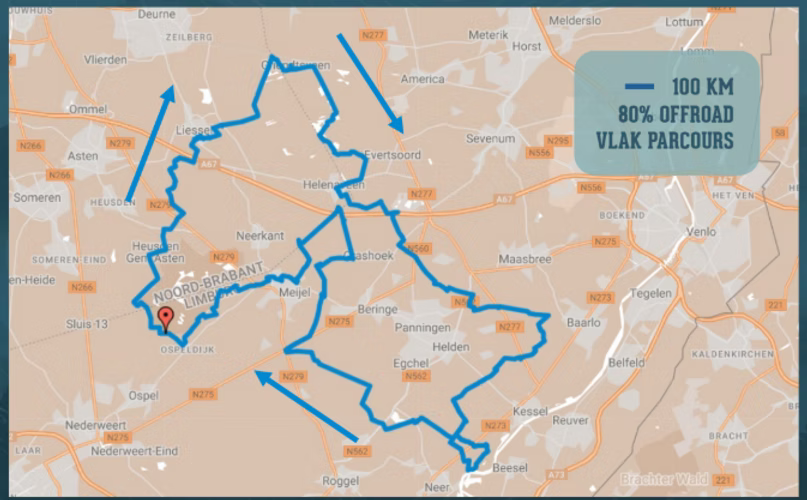
#> input picture input.png, 807 x 500 px
$ python img_to_line.py input.png --start-x 5 --start-y 5
#> lines starting #> are read from the running program, lines starting #| are printed output that depends on the picture; after the words box and inside, x2 and y2 are one past the last pixel; in counts of white or black regions, pixels touching at a corner belong together
from typing import Tuple, List
import cv2
import numpy as np
import svgwrite
import argparse
from pathlib import Path
from skimage.morphology import skeletonize

# Constants
DEFAULT_SIMPLIFICATION_EPSILON = 0.003

def preprocess_image(image_path: Path) -> Tuple[np.ndarray, np.ndarray]:
    """Read image and convert to HSV."""
    img = cv2.imread(str(image_path))
#> img is the input picture: shape (500, 807, 3); mean B, G, R 174.6, 186.5, 198.1
    if img is None:
        raise ValueError(f"Could not read image at {image_path}")

    hsv = cv2.cvtColor(img, cv2.COLOR_BGR2HSV)
#> hsv: shape (500, 807, 3); mean H, S, V 25.5, 54, 207.6
    return img, hsv

def detect_path(img: np.ndarray, hsv: np.ndarray,
                start_x: int, start_y: int) -> List[np.ndarray]:
    """Find path starting from given point."""
#> called with start_x = 5, start_y = 5
    start_point = (start_x, start_y)

    # Get colors at start point
    bgr_at_point = img[start_point[1], start_point[0]]
#> bgr_at_point = [106, 90, 44]
    hsv_at_point = hsv[start_point[1], start_point[0]]
#> hsv_at_point = [98, 149, 106]

    # Create color masks
    h, s, v = map(int, hsv_at_point)
#> h = 98; s = 149; v = 106
    hsv_lower = np.array([
        max(0, h-10),
        max(0, s-30),
        max(0, v-30)
    ])
#> hsv_lower = [88, 119, 76]
    hsv_upper = np.array([
        min(179, h+10),
        min(255, s+30),
        min(255, v+30)
    ])
#> hsv_upper = [108, 179, 136]

    b, g, r = map(int, bgr_at_point)
#> b = 106; g = 90; r = 44
    bgr_lower = np.array([
        max(0, b-20),
        max(0, g-20),
        max(0, r-20)
    ])
#> bgr_lower = [86, 70, 24]
    bgr_upper = np.array([
        min(255, b+20),
        min(255, g+20),
        min(255, r+20)
    ])
#> bgr_upper = [126, 110, 64]

    # Apply masks and skeletonize
    hsv_mask = cv2.inRange(hsv, hsv_lower, hsv_upper)
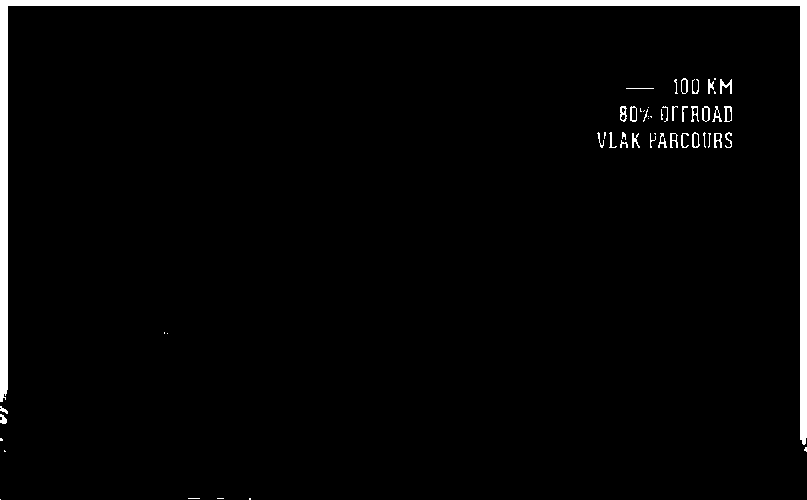
#> hsv_mask: shape (500, 807); 3.1% white; 53 white regions (22 under 20 px), largest, box (x1, y1, x2, y2) and area: (0, 0, 807, 445) 11030, (720, 79, 732, 94) 86, (714, 133, 722, 148) 68
    bgr_mask = cv2.inRange(img, bgr_lower, bgr_upper)
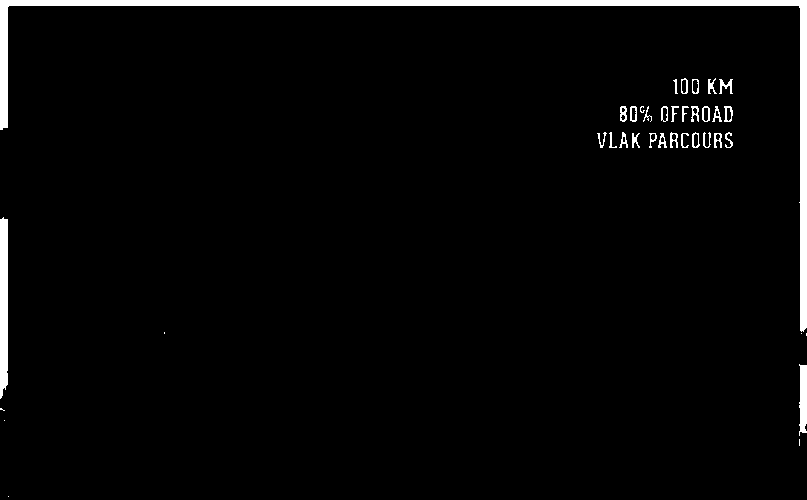
#> bgr_mask: shape (500, 807); 2.9% white; 38 white regions (8 under 20 px), largest, box (x1, y1, x2, y2) and area: (0, 0, 807, 332) 8099, (0, 217, 8, 399) 1380, (799, 364, 807, 436) 478
    mask = cv2.bitwise_or(hsv_mask, bgr_mask)
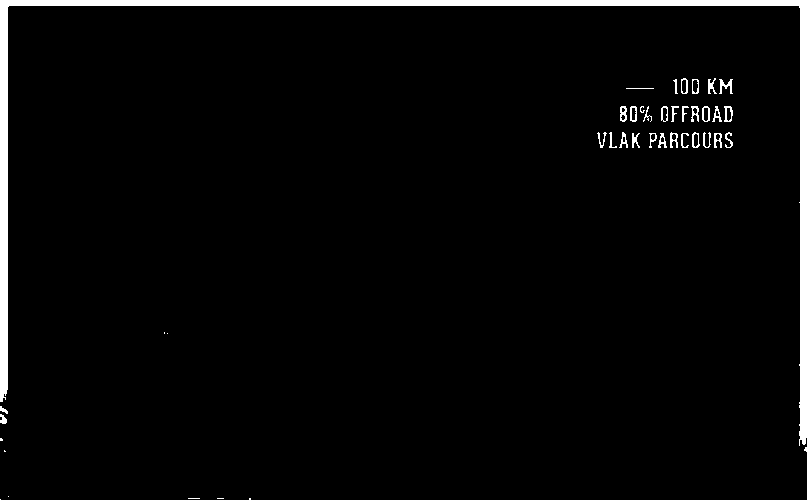
#> mask: shape (500, 807); 3.2% white; 42 white regions (11 under 20 px), largest, box (x1, y1, x2, y2) and area: (0, 0, 807, 446) 11055, (719, 79, 733, 94) 97, (620, 106, 627, 122) 76
    skeleton = skeletonize(mask > 0)
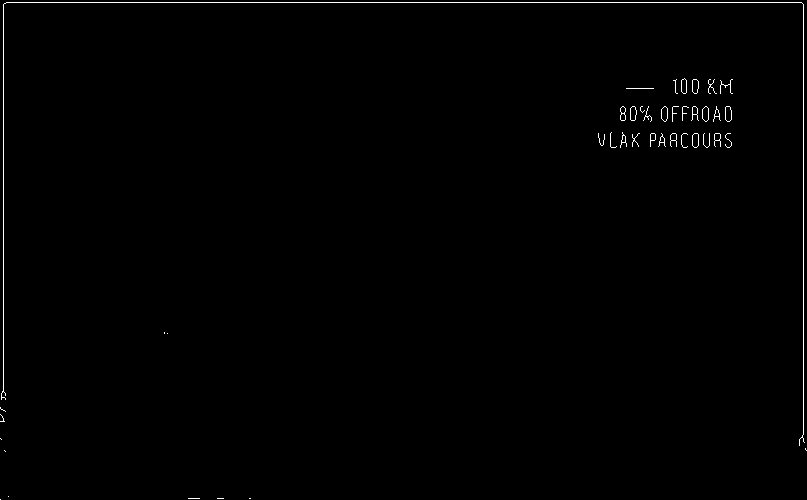
#> skeleton: shape (500, 807) bool; 0.63% white in thin lines or dots

    # Find contours
    contours, _ = cv2.findContours(skeleton.astype(np.uint8),
                                 cv2.RETR_EXTERNAL,
                                 cv2.CHAIN_APPROX_SIMPLE)
#> contours = 42 contours, 27 with area under 20; largest, box (x1, y1, x2, y2) and area: (725, 106, 732, 122) 82, (692, 133, 699, 148) 78, (702, 106, 709, 122) 77, (661, 106, 668, 122) 76, (692, 79, 699, 94) 74

    # Find contour closest to start point
    if contours:
        best_contour = None
        min_distance = float('inf')

        for contour in contours:
            contour_mask = np.zeros_like(skeleton, dtype=np.uint8)
            cv2.drawContours(contour_mask, [contour], -1, (255,), 1)

            y_indices, x_indices = np.where(contour_mask > 0)
            if len(x_indices) > 0:
                distances = np.sqrt((x_indices - start_x)**2 + (y_indices - start_y)**2)
                min_dist = np.min(distances)

                if min_dist < min_distance:
                    min_distance = min_dist
                    best_contour = contour
#> this loop made 42 passes
#> (y_indices, x_indices, distances, min_dist, min_distance, best_contour) on passes 1, 5, 6, 8, 11, 12: ([499], [0], [494], 494, 494, [[0, 499]]), ([496], [8], [491], 491, 491, [[8, 496]]), ([450, 451], [4, 5], [445, 446], 445, 445, [[4, 450], [5, 451]]), ([438, 439], [0, 1], [433, 434], 433, 433, [[0, 438], [1, 439]]), ([333], [167], [365.8], 365.8, 365.8, [[167, 333]]), ([332, 333], [164, 164], [363.6, 364.5], 363.6, 363.6, [[164, 332], [164, 333]])
#> (contour, y_indices, x_indices, distances, min_dist) on passes 2, 3, 7: ([[249, 498], [250, 498]], [498, 498], [249, 250], [550.1, 550.5], 550.1), ([[217, 498], [223, 498]], [498, 498, 498, 498, 498, 498, 498], [217, 218, 219, 220, 221, 222, 223], [536.6, 537, 537.4, 537.8, 538.2, 538.6, 539], 536.6), ([[805, 448], [805, 449], [806, 450], [805, 449]], [448, 449, 450], [805, 805, 806], [914.5, 915, 916.3], 914.5)
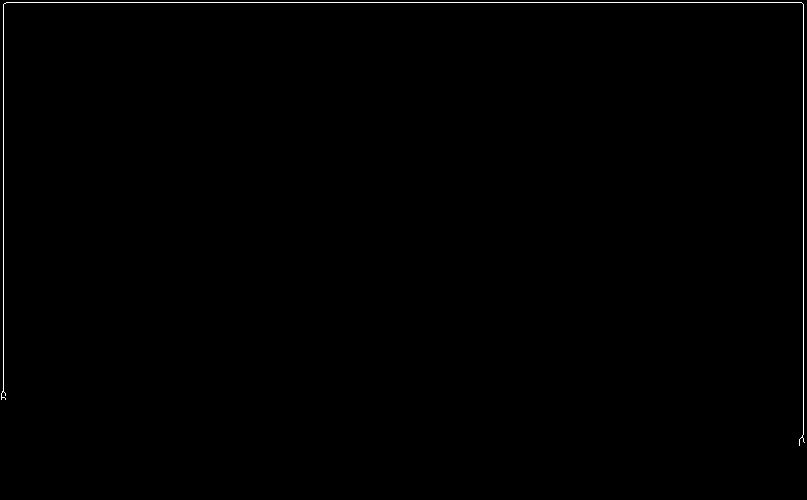
#> contour_mask: shape (500, 807); 0.41% white in thin lines or dots, all inside (x1, y1, x2, y2) = (1, 2, 805, 446)
#> after the loop, best_contour = contour of 48 points, box (x1, y1, x2, y2) (1, 2, 805, 446), area 2; min_distance = 2

        if best_contour is not None:
            contours = [best_contour]
#> contours = 1 contour, all with area under 20

    # Save debug image
    debug_img = cv2.cvtColor(mask, cv2.COLOR_GRAY2BGR)
    cv2.drawContours(debug_img, contours, -1, (0, 255, 0), 2)
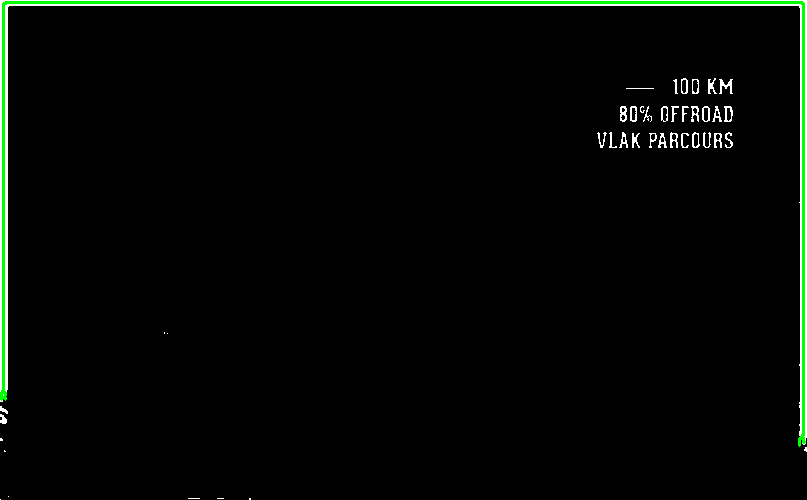
#> debug_img: shape (500, 807, 3); mean B, G, R 5, 8.1, 5
    cv2.circle(debug_img, (start_x, start_y), 5, (0, 0, 255), -1)
#> debug_img: shape (500, 807, 3); 0.02% of pixels changed, all inside (x1, y1, x2, y2) = (0, 0, 11, 11)
    cv2.imwrite('debug_mask_initial.png', debug_img)

    return list(contours)

def simplify_contours(contours: List[np.ndarray]) -> List[np.ndarray]:
    """Reduce number of points in contours."""
    simplified_contours = []
    for cnt in contours:
        epsilon = DEFAULT_SIMPLIFICATION_EPSILON * cv2.arcLength(cnt, True)
        approx = cv2.approxPolyDP(cnt, epsilon, True)
        simplified_contours.append(approx)
    return simplified_contours

def create_svg(contours: List[np.ndarray], output_path: str,
               width: int, height: int) -> None:
    """Convert contours to SVG."""
    dwg = svgwrite.Drawing(output_path, size=(width, height))

    for contour in contours:
        if len(contour) > 1:
            # Get min coordinates to zero the output
            points = contour.reshape(-1, 2)
            min_x = np.min(points[:, 0])
            min_y = np.min(points[:, 1])

            # Create path with zeroed coordinates
            points = [f"{point[0][0]-min_x},{point[0][1]-min_y}" for point in contour]
            path_data = f"M {' L '.join(points)}"

            dwg.add(dwg.path(
                d=path_data,
                stroke='black',
                stroke_width=2,
                fill='none'
            ))

    dwg.save()

def main() -> None:
    """Main entry point."""
    parser = argparse.ArgumentParser(description='Convert image to vector line drawing')
    parser.add_argument('input', type=str, help='Input image path')
    parser.add_argument('--start-x', type=int, required=True, help='X coordinate of a known point on the line')
    parser.add_argument('--start-y', type=int, required=True, help='Y coordinate of a known point on the line')
    args = parser.parse_args()

    try:
        img, hsv = preprocess_image(Path(args.input))
        contours = detect_path(img, hsv, args.start_x, args.start_y)
#> contours = 1 contour, all with area under 20
        height, width = img.shape[:2]
#> height = 500; width = 807
        create_svg(contours, 'output.svg', width, height)
#> (the call stopped at in create_svg, `dwg = svgwrite.Drawing(output_path, size=(width, height))`: svgwrite is not available in this run)

    except Exception as e:
        print(f"Error processing image: {str(e)}")

if __name__ == "__main__":
    main()
